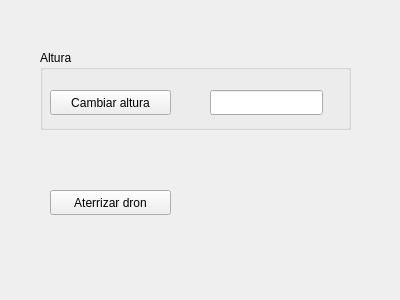
<?xml version="1.0" encoding="UTF-8"?>
<ui version="4.0">
 <class>PruebaComunicacion</class>
 <widget class="QWidget" name="PruebaComunicacion">
  <property name="geometry">
   <rect>
    <x>0</x>
    <y>0</y>
    <width>400</width>
    <height>300</height>
   </rect>
  </property>
  <property name="windowTitle">
   <string>Prueba de mensaje</string>
  </property>
  <widget class="QPushButton" name="aterrizarButton">
   <property name="geometry">
    <rect>
     <x>50</x>
     <y>190</y>
     <width>121</width>
     <height>25</height>
    </rect>
   </property>
   <property name="text">
    <string>Aterrizar dron</string>
   </property>
  </widget>
  <widget class="QGroupBox" name="groupBox">
   <property name="geometry">
    <rect>
     <x>40</x>
     <y>50</y>
     <width>311</width>
     <height>80</height>
    </rect>
   </property>
   <property name="title">
    <string>Altura</string>
   </property>
   <widget class="QPushButton" name="cambiarAlturaButton">
    <property name="geometry">
     <rect>
      <x>10</x>
      <y>40</y>
      <width>121</width>
      <height>25</height>
     </rect>
    </property>
    <property name="text">
     <string>Cambiar altura</string>
    </property>
   </widget>
   <widget class="QLineEdit" name="alturaLineEdit">
    <property name="geometry">
     <rect>
      <x>170</x>
      <y>40</y>
      <width>113</width>
      <height>25</height>
     </rect>
    </property>
   </widget>
  </widget>
 </widget>
 <resources/>
 <connections/>
</ui>
